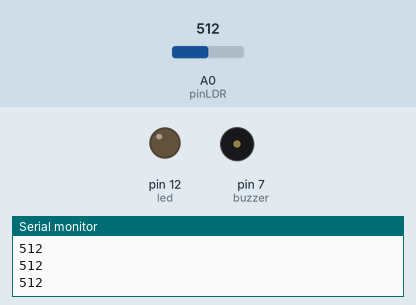
A sketch run on a simulated Arduino Uno, built with avr-gcc and run on an emulated ATmega328P. On the bench: output pins drawn as LEDs (lit = HIGH), buzzer (waves = sounding, pin HIGH), the last lines printed to the serial monitor. The inputs (shaded band) are chosen by the test bench; at power-on: A0 (pinLDR) = 512.

Above: at 1.2 s.
1.3 s: A0 (pinLDR) set to 160
2.8 s: A0 (pinLDR) set to 141
At 3.3 s:
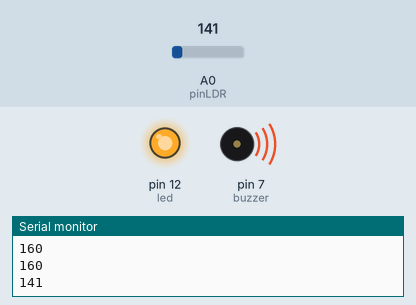
4.3 s: A0 (pinLDR) set to 306
At 6.0 s:
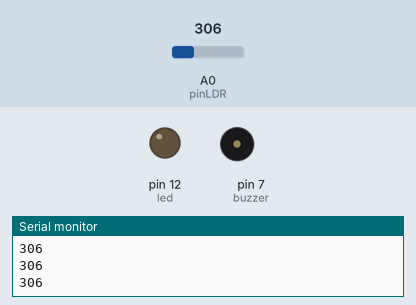
6.3 s: A0 (pinLDR) set to 122
At 7.1 s:
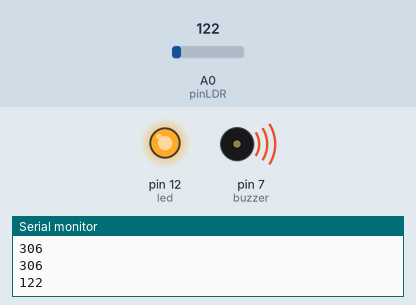
Timing chart, 0 to 8.8 s (numbered marks = the images above; inputs shaded):
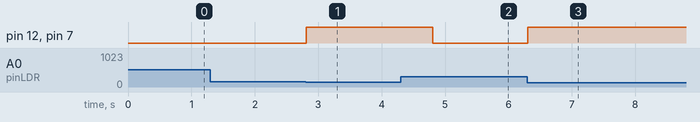

Measured:
- the behaviour switches between 150 and 149 on A0 (pinLDR) (found by bisection; images 0 and 1)
- after the input at 2.8 s, pin 12 (led), pin 7 (buzzer): LOW → HIGH at once
- after the input at 4.3 s, pin 12 (led), pin 7 (buzzer): HIGH → LOW after 0.51 s
- after the input at 6.3 s, pin 12 (led), pin 7 (buzzer): LOW → HIGH at once

The sketch:

SENSOR_MOVIMENTO.ino
```cpp
/*
 LUMINOSIDADE COM LED USANDO ALARME LDR
 prof. Augusto F. Abranches
 */

#include <PushButton.h>

#define led 12
#define buzzer 7
#define pinLDR A0
#define nivelLuz 150

// VALOR INICIAL DO LDR PARA O LOOP

void setup (){

  pinMode (led, OUTPUT);
  pinMode (buzzer, OUTPUT);
  Serial.begin(9600);

}

void loop(){
  int valorLDR = analogRead(pinLDR);

  Serial.println(valorLDR);

  if ( valorLDR < nivelLuz) {

    digitalWrite(led, HIGH);
    digitalWrite(buzzer, HIGH);
    delay (2000);
  }
  else{

    digitalWrite(led, LOW);
    digitalWrite(buzzer, LOW);

  }

}
```
